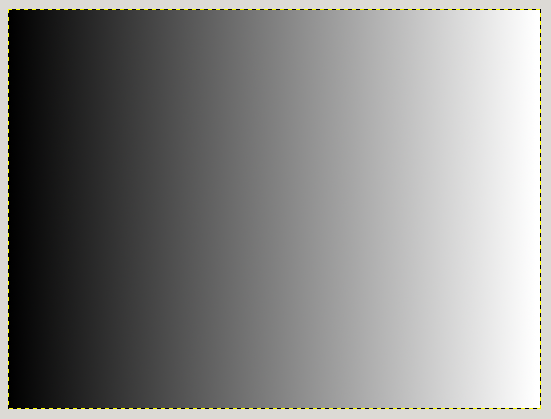
#> input picture images/Gradient.png, 551 x 419 px
$ jupyter execute Image_Tresholding.ipynb
#> lines starting #> are read from the running program, lines starting #| are printed output that depends on the picture; after the words box and inside, x2 and y2 are one past the last pixel; in counts of white or black regions, pixels touching at a corner belong together
Import libraries

[cell 1]
import cv2 as cv
import numpy as np
from matplotlib import pyplot as plt

Simple Thresholding

[cell 2]
img = cv.imread('../images/Gradient.png', cv.IMREAD_GRAYSCALE)
#> img: shape (419, 551); min 0, max 255, mean 135
assert img is not None, "file could not be read, check with os.path.exists()"
ret,thresh1 = cv.threshold(img,127,255,cv.THRESH_BINARY)
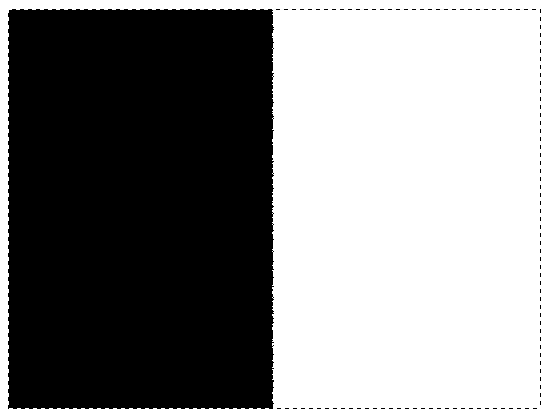
#> thresh1: shape (419, 551); 54.1% white; 117 black regions (116 under 20 px), largest, box (x1, y1, x2, y2) and area: (8, 9, 274, 409) 105484
ret,thresh2 = cv.threshold(img,127,255,cv.THRESH_BINARY_INV)
ret,thresh3 = cv.threshold(img,127,255,cv.THRESH_TRUNC)
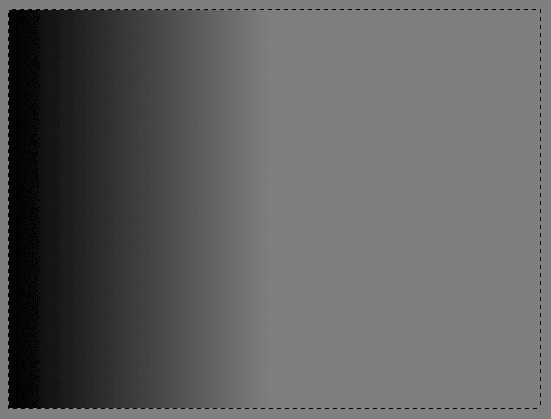
#> thresh3: shape (419, 551); min 0, max 127, mean 97.6
ret,thresh4 = cv.threshold(img,127,255,cv.THRESH_TOZERO)
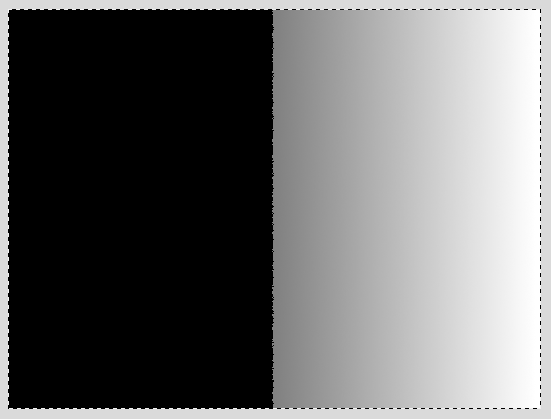
#> thresh4: shape (419, 551); min 0, max 255, mean 106.2
ret,thresh5 = cv.threshold(img,127,255,cv.THRESH_TOZERO_INV)
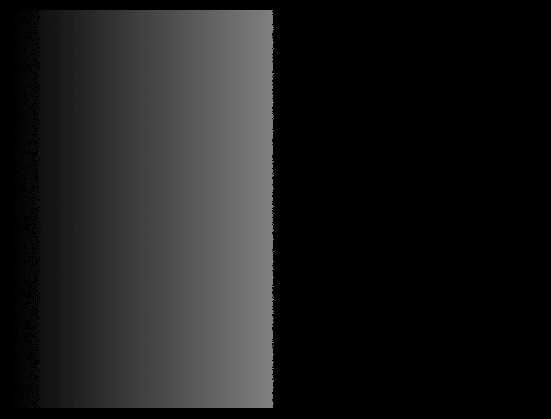
#> thresh5: shape (419, 551); min 0, max 127, mean 28.8
titles = ['Original Image','BINARY','BINARY_INV','TRUNC','TOZERO','TOZERO_INV']
images = [img, thresh1, thresh2, thresh3, thresh4, thresh5]
for i in range(6):
 plt.subplot(2,3,i+1),plt.imshow(images[i],'gray',vmin=0,vmax=255)
 plt.title(titles[i])
 plt.xticks([]),plt.yticks([])
plt.show()

Adaptive Thresholding

[cell 3]
img = cv.imread('../images/sudoku.png', cv.IMREAD_GRAYSCALE)
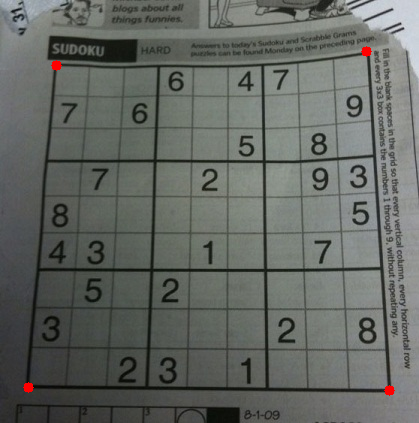
#> input picture images/sudoku.png, 419 x 423 px
#> img: shape (423, 419); min 5, max 218, mean 101.3
assert img is not None, "file could not be read, check with os.path.exists()"
img = cv.medianBlur(img,5)
ret,th1 = cv.threshold(img,127,255,cv.THRESH_BINARY)
#> th1: shape (423, 419); 25.3% white; 58 white regions (26 under 20 px), largest, box (x1, y1, x2, y2) and area: (199, 0, 419, 423) 16284, (265, 56, 372, 160) 8871, (266, 158, 380, 268) 8554
th2 = cv.adaptiveThreshold(img,255,cv.ADAPTIVE_THRESH_MEAN_C,\
 cv.THRESH_BINARY,11,2)
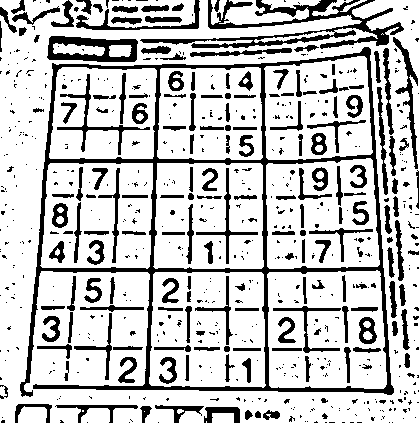
#> th2: shape (423, 419); 77.1% white; 661 black regions (477 under 20 px), largest, box (x1, y1, x2, y2) and area: (20, 47, 394, 397) 10337, (140, 0, 404, 49) 3642, (47, 36, 138, 62) 1320
th3 = cv.adaptiveThreshold(img,255,cv.ADAPTIVE_THRESH_GAUSSIAN_C,\
 cv.THRESH_BINARY,11,2)
#> th3: shape (423, 419); 80.4% white; 653 black regions (416 under 20 px), largest, box (x1, y1, x2, y2) and area: (21, 47, 394, 395) 9506, (138, 0, 401, 47) 1848, (47, 36, 138, 62) 1211
titles = ['Original Image', 'Global Thresholding (v = 127)',
 'Adaptive Mean Thresholding', 'Adaptive Gaussian Thresholding']
images = [img, th1, th2, th3]
for i in range(4):
 plt.subplot(2,2,i+1),plt.imshow(images[i],'gray')
 plt.title(titles[i])
 plt.xticks([]),plt.yticks([])
plt.show()

Otsu's Binarization

[cell 4]
img = cv.imread('../images/noisy.jpg', cv.IMREAD_GRAYSCALE)
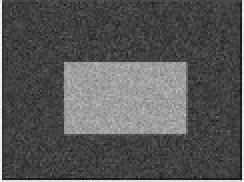
#> input picture images/noisy.jpg, 122 x 91 px (shown 2 times larger)
#> img is the input picture: shape (91, 122); min 14, max 252, mean 86.8
assert img is not None, "file could not be read, check with os.path.exists()"
# global thresholding
ret1,th1 = cv.threshold(img,127,255,cv.THRESH_BINARY)
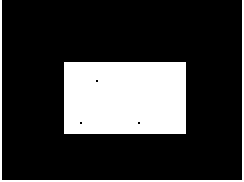
#> th1: shape (91, 122) (shown 2 times larger); 22.5% white; 2 white regions, box (x1, y1, x2, y2) and area: (32, 31, 93, 67) 2193, (0, 0, 122, 91) 302
# Otsu's thresholding
ret2,th2 = cv.threshold(img,0,255,cv.THRESH_BINARY+cv.THRESH_OTSU)
#> th2: shape (91, 122); 22.5% white; 2 white regions, box (x1, y1, x2, y2) and area: (32, 31, 94, 67) 2201, (0, 0, 122, 91) 302
#> ret2 = 114
# Otsu's thresholding after Gaussian filtering
blur = cv.GaussianBlur(img,(5,5),0)
ret3,th3 = cv.threshold(blur,0,255,cv.THRESH_BINARY+cv.THRESH_OTSU)
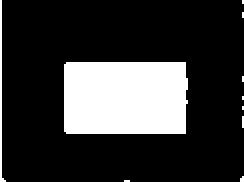
#> th3: shape (91, 122) (shown 2 times larger); 20.9% white; 10 white regions (8 under 20 px), largest, box (x1, y1, x2, y2) and area: (32, 31, 94, 67) 2202, (0, 0, 3, 91) 94
#> ret3 = 110
# plot all the images and their histograms
images = [img, 0, th1,
 img, 0, th2,
 blur, 0, th3]
titles = ['Original Noisy Image','Histogram','Global Thresholding (v=127)',
 'Original Noisy Image','Histogram',"Otsu's Thresholding",
 'Gaussian filtered Image','Histogram',"Otsu's Thresholding"]
for i in range(3):
 plt.subplot(3,3,i*3+1),plt.imshow(images[i*3],'gray')
 plt.title(titles[i*3]), plt.xticks([]), plt.yticks([])
 plt.subplot(3,3,i*3+2),plt.hist(images[i*3].ravel(),256)
 plt.title(titles[i*3+1]), plt.xticks([]), plt.yticks([])
 plt.subplot(3,3,i*3+3),plt.imshow(images[i*3+2],'gray')
 plt.title(titles[i*3+2]), plt.xticks([]), plt.yticks([])
plt.show()
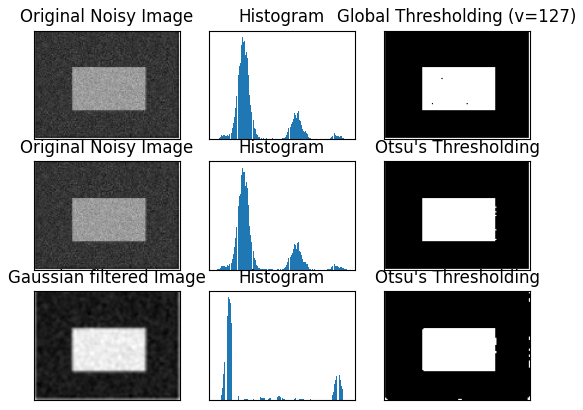
#> figure drawn by matplotlib, 9 panels

[cell 5]
img = cv.imread('../images/noisy.jpg', cv.IMREAD_GRAYSCALE)
assert img is not None, "file could not be read, check with os.path.exists()"
blur = cv.GaussianBlur(img,(5,5),0)
# find normalized_histogram, and its cumulative distribution function
hist = cv.calcHist([blur],[0],None,[256],[0,256])
#> hist = 256 values, max 1080 at index 63, min 0 at index 0, mean 43.37
hist_norm = hist.ravel()/hist.sum()
#> hist_norm = 256 values, max 0.0973 at index 63, min 0 at index 0, mean 0.00391
Q = hist_norm.cumsum()
#> Q = 256 values from 0 to 1
bins = np.arange(256)
fn_min = np.inf
thresh = -1
for i in range(1,256):
 p1,p2 = np.hsplit(hist_norm,[i]) # probabilities
 q1,q2 = Q[i],Q[255]-Q[i] # cum sum of classes
 if q1 < 1.e-6 or q2 < 1.e-6:
    continue
 b1,b2 = np.hsplit(bins,[i]) # weights
 # finding means and variances
 m1,m2 = np.sum(p1*b1)/q1, np.sum(p2*b2)/q2
 v1,v2 = np.sum(((b1-m1)**2)*p1)/q1,np.sum(((b2-m2)**2)*p2)/q2
 # calculates the minimization function
 fn = v1*q1 + v2*q2
 if fn < fn_min:
    fn_min = fn
    thresh = i
#> this loop made 255 passes
#> (q1, q2, m1, m2, v1, v2, fn, fn_min) on passes 52, 54, 55, 64, 65, 66, 67, 68, 69, 70, 71: (9.01e-05, 1, 0, 85.15, 0, 1378.5, 1378.4, 1378.4), (0.00054, 0.999, 26.33, 85.17, 346.8, 1378.8, 1378.3, 1378.3), (0.00108, 0.999, 26.67, 85.21, 355.8, 1379.3, 1378.2, 1378.2), (0.415, 0.585, 47.32, 112, 154.1, 2185, 1341.7, 1341.7), (0.506, 0.494, 50.8, 120.4, 104.9, 2435.2, 1254.9, 1254.9), (0.579, 0.421, 54.67, 127.1, 57.27, 2430.5, 1056.2, 1056.2), (0.632, 0.368, 57.67, 132.3, 29.97, 2213.6, 833.4, 833.4), (0.669, 0.331, 59.83, 136.2, 16.7, 1874.5, 632.5, 632.5), (0.693, 0.307, 61.33, 138.8, 11.08, 1519.6, 474.7, 474.7), (0.705, 0.295, 62.62, 139, 8.44, 1186.2, 355.9, 355.9), (0.712, 0.288, 63.22, 139.3, 8.2, 1013.2, 297.7, 297.7)
#> (q1, q2) on passes 17 to 22: (0, 1), (0, 1), (0, 1), (0, 1), (0, 1), (0, 1)
#> after the loop, fn_min = 104.5; thresh = 112
# find otsu's threshold value with OpenCV function
ret, otsu = cv.threshold(blur,0,255,cv.THRESH_BINARY+cv.THRESH_OTSU)
#> ret = 110
print( "{} {}".format(thresh,ret) )
#| 112 110.0
